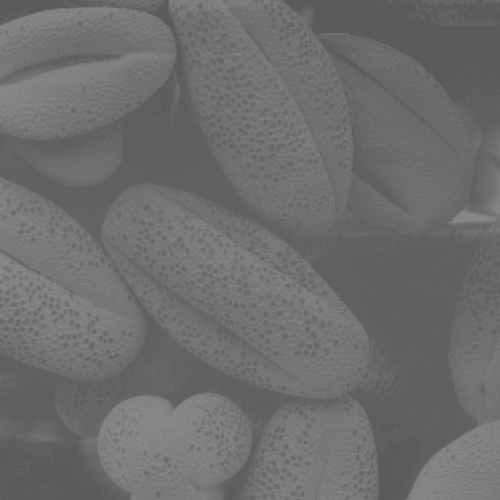
#> input picture images/1.tif, 500 x 500 px
$ jupyter execute histogram_equalization.ipynb
#> lines starting #> are read from the running program, lines starting #| are printed output that depends on the picture
# implementation of histogram equalization

[cell 1]
from PIL import Image
import numpy as np
from matplotlib import pyplot as plt

def hist_table(im):
        arr=np.array(im)
        farr=arr.flat
        intensity,frequency=np.unique(farr,return_counts=True)
        table=np.array((intensity,frequency)).T
        N=np.sum(table[0:,1:])
        table=np.column_stack((table,np.divide(table[0:,1:],N)))
        table=np.column_stack((table,np.cumsum(table[0:,2:])))
        table=np.column_stack( (table,np.multiply(table[0:,3:],255)))
        table=np.column_stack( (table,np.round(table[0:,4:],0)))
        return table

def hist_eq(table,pv):
        r=np.where(table[0:,0]==pv)
        try:
            return int(table[r[0][0],-1])
        except:
            return pv

def histogram_equalization(im):
    table=hist_table(im)
    h_im=im.point(lambda x:  hist_eq(table,x))
    return h_im

[cell 2]
im1=Image.open('images/1.tif').convert("L")
#> im1 is the input picture: PIL image 500x500 L; min 91, max 138, mean 109.1
im1

**input image 1**

[cell 3]
arr1=np.array(im1)
plt.hist(arr1.flat)
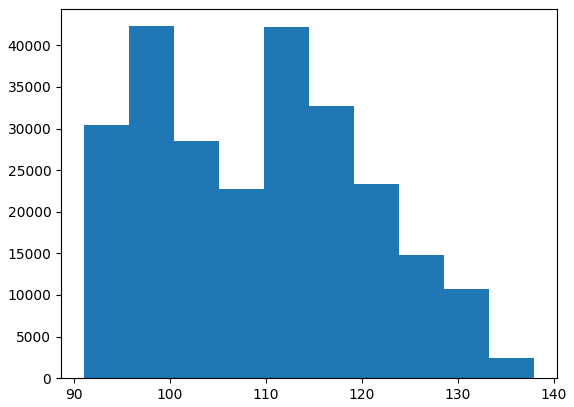
#> figure drawn by matplotlib, 1 panel; tallest bar 42297 high, from x = 95.7 to 100.4

**histgram graph for input image 1**

[cell 4]
h_im1=histogram_equalization(im1)
#> in hist_table, `intensity,frequency=np.unique(farr,return_counts=True)`: intensity = 42 values from 91 to 138; frequency = 42 values, max 19078 at index 4, min 1 at index 41, mean 5952.4
#> in hist_table, `table=np.array((intensity,frequency)).T`: table = 42 pairs, first value 91 to 138, second value 1 to 19078
#> in hist_table, `N=np.sum(table[0:,1:])`: N = 250000
#> in hist_table, `table=np.column_stack((table,np.divide(table[0:,1:],N)))`: table = 42 rows, first 8: [91, 17496, 0.07], [93, 269, 0.00108], [94, 1427, 0.00571], [95, 11200, 0.0448], [96, 19078, 0.0763], [97, 10121, 0.0405], [98, 7494, 0.03], [99, 5604, 0.0224]
#> in hist_table, `table=np.column_stack((table,np.cumsum(table[0:,2:])))`: table = 42 rows, first 6: [91, 17496, 0.07, 0.07], [93, 269, 0.00108, 0.0711], [94, 1427, 0.00571, 0.0768], [95, 11200, 0.0448, 0.122], [96, 19078, 0.0763, 0.198], [97, 10121, 0.0405, 0.238]
#> in hist_table, `table=np.column_stack( (table,np.multiply(table[0:,3:],255)))`: table = 42 rows, first 6: [91, 17496, 0.07, 0.07, 17.85], [93, 269, 0.00108, 0.0711, 18.12], [94, 1427, 0.00571, 0.0768, 19.58], [95, 11200, 0.0448, 0.122, 31], [96, 19078, 0.0763, 0.198, 50.46], [97, 10121, 0.0405, 0.238, 60.78]
#> in hist_table, `table=np.column_stack( (table,np.round(table[0:,4:],0)))`: table = 42 rows, first 6: [91, 17496, 0.07, 0.07, 17.85, 18], [93, 269, 0.00108, 0.0711, 18.12, 18], [94, 1427, 0.00571, 0.0768, 19.58, 20], [95, 11200, 0.0448, 0.122, 31, 31], [96, 19078, 0.0763, 0.198, 50.46, 50], [97, 10121, 0.0405, 0.238, 60.78, 61]
#> in hist_eq, `r=np.where(table[0:,0]==pv)`: r = (empty array,)
#> in histogram_equalization, `h_im=im.point(lambda x:  hist_eq(table,x))`:
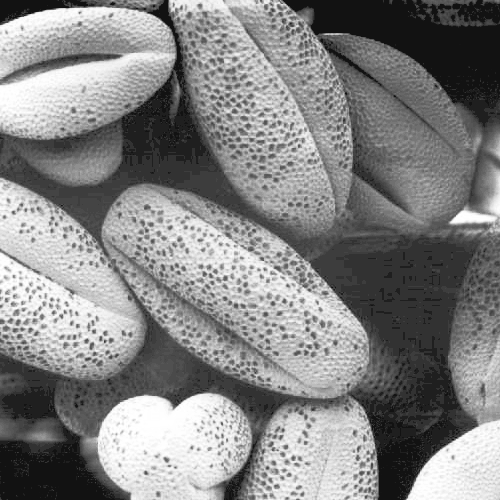
#> h_im: PIL image 500x500 L; min 18, max 255, mean 131.9
h_im1

**output image1**

[cell 5]
h_arr1=np.array(h_im1)
plt.hist(h_arr1.flat)
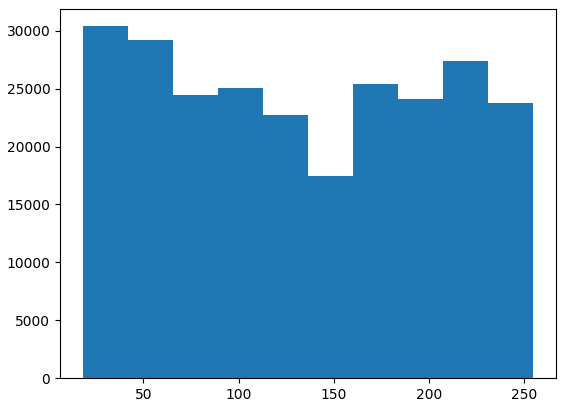
#> figure drawn by matplotlib, 1 panel; tallest bar 30392 high, from x = 18 to 41.7

**histgram graph for output image 1**

[cell 6]
im2=Image.open('images/2.tif').convert("L")
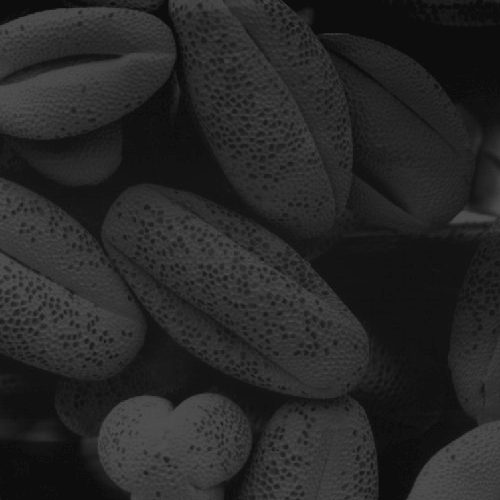
#> input picture images/2.tif, 500 x 500 px
#> im2 is the input picture: PIL image 500x500 L; min 13, max 83, mean 38.7
im2

**input image 2**

[cell 7]
arr2=np.array(im2)
plt.hist(arr2.flat)
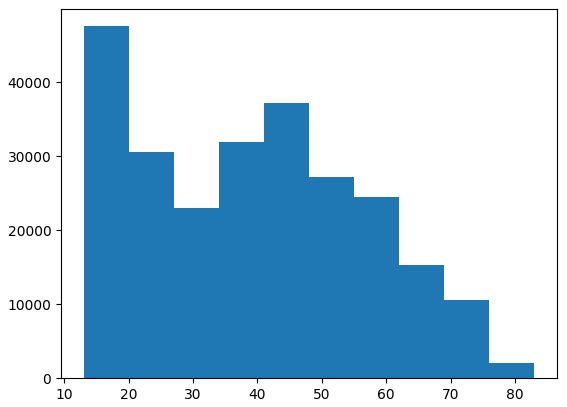
#> figure drawn by matplotlib, 1 panel; tallest bar 47610 high, from x = 13 to 20

**histogram graph for input image 2**

[cell 8]
h_im2=histogram_equalization(im2)
#> in hist_table (call 2), `table=np.column_stack((table,np.divide(table[0:,1:],N)))`: table = 70 rows, first 8: [13, 17718, 0.0709], [14, 96, 0.000384], [15, 506, 0.00202], [16, 1750, 0.007], [17, 9441, 0.0378], [18, 1642, 0.00657], [19, 16457, 0.0658], [20, 10381, 0.0415]
#> in hist_table (call 2), `table=np.column_stack((table,np.cumsum(table[0:,2:])))`: table = 70 rows, first 6: [13, 17718, 0.0709, 0.0709], [14, 96, 0.000384, 0.0713], [15, 506, 0.00202, 0.0733], [16, 1750, 0.007, 0.0803], [17, 9441, 0.0378, 0.118], [18, 1642, 0.00657, 0.125]
#> in hist_table (call 2), `table=np.column_stack( (table,np.multiply(table[0:,3:],255)))`: table = 70 rows, first 6: [13, 17718, 0.0709, 0.0709, 18.07], [14, 96, 0.000384, 0.0713, 18.17], [15, 506, 0.00202, 0.0733, 18.69], [16, 1750, 0.007, 0.0803, 20.47], [17, 9441, 0.0378, 0.118, 30.1], [18, 1642, 0.00657, 0.125, 31.78]
#> in hist_table (call 2), `table=np.column_stack( (table,np.round(table[0:,4:],0)))`: table = 70 rows, first 6: [13, 17718, 0.0709, 0.0709, 18.07, 18], [14, 96, 0.000384, 0.0713, 18.17, 18], [15, 506, 0.00202, 0.0733, 18.69, 19], [16, 1750, 0.007, 0.0803, 20.47, 20], [17, 9441, 0.0378, 0.118, 30.1, 30], [18, 1642, 0.00657, 0.125, 31.78, 32]
h_im2

**output image2**

[cell 9]
h_arr2=np.array(h_im2)
plt.hist(h_arr2.flat)
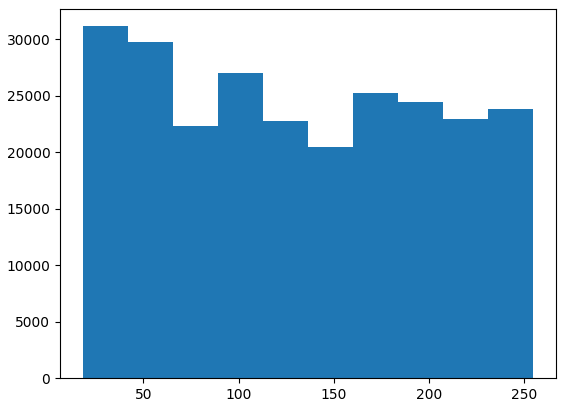
#> figure drawn by matplotlib, 1 panel; tallest bar 31153 high, from x = 18 to 41.7
